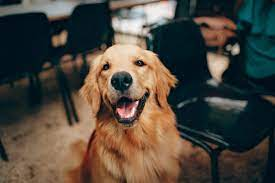
#> input picture LGM/download.jpg, 275 x 183 px
$ python imgtosktch.py
#> lines starting #> are read from the running program, lines starting #| are printed output that depends on the picture
import cv2
import numpy as np

image = cv2.imread("download.jpg")
#> image is the input picture: shape (183, 275, 3); mean B, G, R 62.2, 71.4, 77.9
cv2.imshow("Dog", image)
cv2.waitKey(0)

#converting to grayscale
gray = cv2.cvtColor(image, cv2.COLOR_BGR2GRAY)
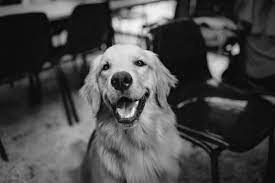
#> gray: shape (183, 275); min 0, max 255, mean 72.3
cv2.imshow("Grayscaled Dog", gray)
cv2.waitKey(0)

#invert the grayscale to enhance details
invertedgray = 255-gray
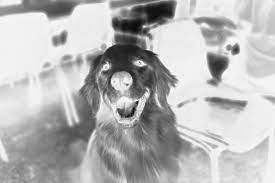
#> invertedgray: shape (183, 275); min 0, max 255, mean 182.7
cv2.imshow("Inverted Dog", invertedgray)
cv2.waitKey(0)

#blurring the image so as to sharpen the edges of the image, then smoothen them
blurimg = cv2.GaussianBlur(invertedgray, (21, 21), 0)
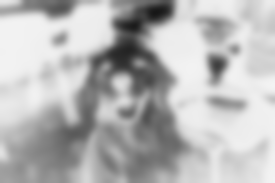
#> blurimg: shape (183, 275); min 23, max 243, mean 182.7

invertblur = 255 - blurimg
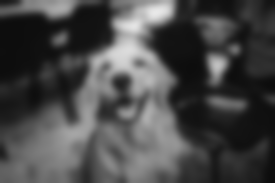
#> invertblur: shape (183, 275); min 12, max 232, mean 72.3
pencil_sketch = cv2.divide(gray, invertblur, scale=256.0)
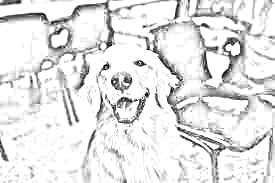
#> pencil_sketch: shape (183, 275); min 0, max 255, mean 227.5
cv2.imshow("Sketch", pencil_sketch)
cv2.waitKey(0)
